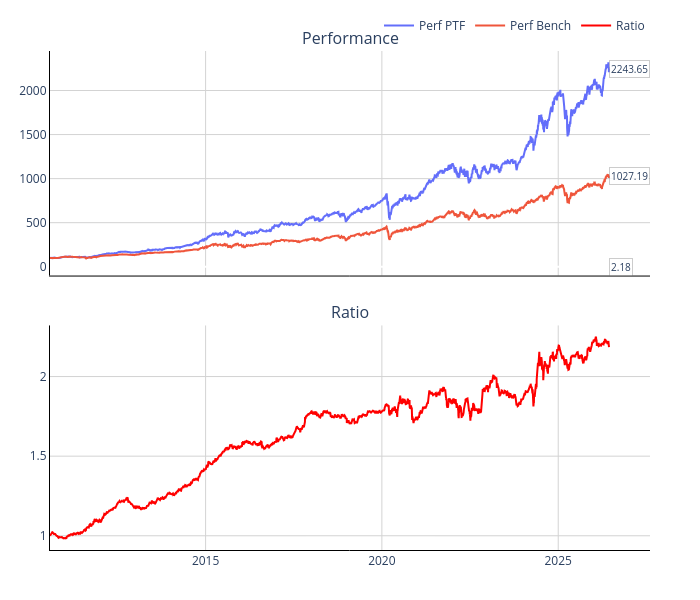

The code cell stored with this chart in its notebook:
### Markdown cell above
### US

### Code cell
################ US ################

builder_US = run_ptf_backtest(
    name="US",
    bench="SP500",
    percentile=0.05,
    esg_exclusion=0,
    ptf_name="ML US Q1",
    ponderation="Market cap",
    top_mandatory=5,
    cap_weight_threshold=None,
    cut_mkt_cap=None,
    liste_noire=None,
)

### Figure 1 — Plotly figure (JSON) as saved in the notebook; plotly's stock layout.template omitted (floating-point values rounded to 4 significant figures; data arrays with more than 128 entries replaced by an {"elided": "..."} marker saying what was removed)
{"data": [{"line": {"width": 2}, "mode": "lines", "name": "Perf PTF", "type": "scatter", "x": {"elided": "4068 str values"}, "xaxis": "x", "y": {"elided": "4068 float values"}, "yaxis": "y"}, {"line": {"width": 2}, "mode": "lines", "name": "Perf Bench", "type": "scatter", "x": {"elided": "4068 str values"}, "xaxis": "x", "y": {"elided": "4068 float values"}, "yaxis": "y"}, {"line": {"color": "red", "width": 2}, "mode": "lines", "name": "Ratio", "type": "scatter", "x": {"elided": "4068 str values"}, "xaxis": "x2", "y": {"elided": "4068 float values"}, "yaxis": "y2"}], "layout": {"annotations": [{"font": {"size": 16}, "showarrow": false, "text": "Performance", "x": 0.5, "xanchor": "center", "xref": "paper", "y": 1, "yanchor": "bottom", "yref": "paper"}, {"font": {"size": 16}, "showarrow": false, "text": "Ratio", "x": 0.5, "xanchor": "center", "xref": "paper", "y": 0.45, "yanchor": "bottom", "yref": "paper"}, {"bgcolor": "rgba(255,255,255,0.8)", "bordercolor": "rgba(0,0,0,0.2)", "borderwidth": 1, "font": {"size": 10}, "showarrow": false, "text": "2243.65", "x": "2026-06-11T00:00:00", "xanchor": "left", "y": 2244.0}, {"bgcolor": "rgba(255,255,255,0.8)", "bordercolor": "rgba(0,0,0,0.2)", "borderwidth": 1, "font": {"size": 10}, "showarrow": false, "text": "1027.19", "x": "2026-06-11T00:00:00", "xanchor": "left", "y": 1027.0}, {"bgcolor": "rgba(255,255,255,0.8)", "bordercolor": "rgba(0,0,0,0.2)", "borderwidth": 1, "font": {"size": 10}, "showarrow": false, "text": "2.18", "x": "2026-06-11T00:00:00", "xanchor": "left", "y": 2.184}], "height": 600, "legend": {"orientation": "h", "x": 1, "xanchor": "right", "y": 1.02, "yanchor": "bottom"}, "margin": {"b": 50, "l": 50, "r": 50, "t": 50}, "paper_bgcolor": "white", "plot_bgcolor": "white", "showlegend": true, "title": {"text": ""}, "width": 700, "xaxis": {"anchor": "y", "domain": [0, 1], "gridcolor": "lightgray", "gridwidth": 1, "linecolor": "black", "linewidth": 1, "matches": "x2", "showgrid": true, "showline": true, "showticklabels": false}, "xaxis2": {"anchor": "y2", "domain": [0, 1], "gridcolor": "lightgray", "gridwidth": 1, "linecolor": "black", "linewidth": 1, "showgrid": true, "showline": true}, "yaxis": {"anchor": "x", "domain": [0.55, 1], "gridcolor": "lightgray", "gridwidth": 1, "linecolor": "black", "linewidth": 1, "showgrid": true, "showline": true}, "yaxis2": {"anchor": "x2", "domain": [0, 0.45], "gridcolor": "lightgray", "gridwidth": 1, "linecolor": "black", "linewidth": 1, "showgrid": true, "showline": true}}}
